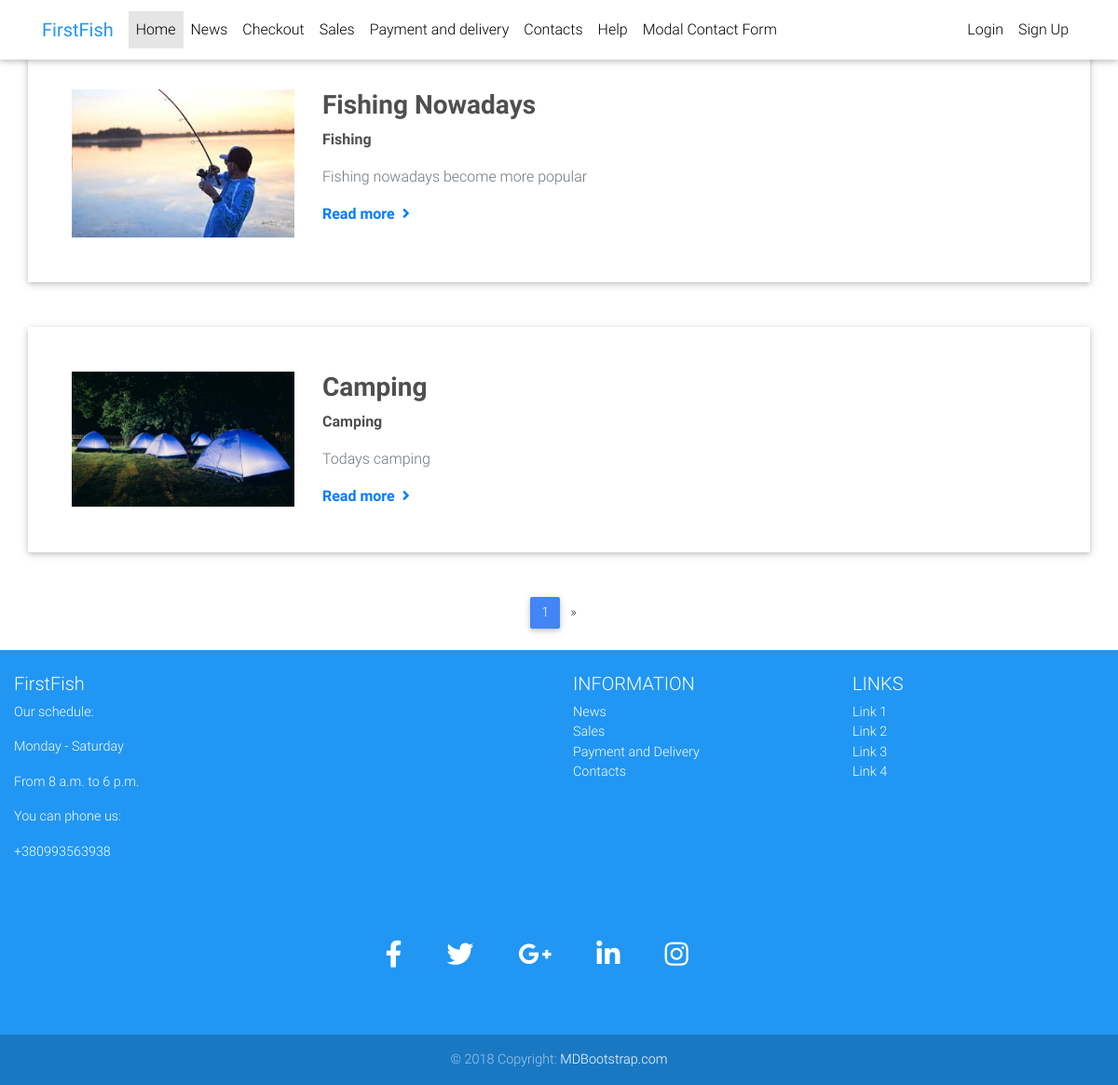
/news/all-newses/, run on the app's committed database.
### news/models.py (models this page shows, shortened)
class News(models.Model):
    id = models.UUIDField(primary_key=True, default=uuid.uuid4, editable=False)
    title = models.CharField(max_length=300, blank=False, null=False, verbose_name='Title', )
    content = models.TextField(blank=False, verbose_name="Main Content")
    published = models.DateTimeField(auto_now_add=True)
    image = models.ImageField(upload_to='media/news/', default='null')
    rubric = models.ForeignKey('Rubric', on_delete=models.CASCADE)
    class Meta:
        verbose_name = 'News'
        verbose_name_plural = 'Newses'
        ordering = ['published']

class Rubric(models.Model):
    name = models.CharField(max_length=200, db_index=True, verbose_name='Rubrics')
    class Meta:
        verbose_name = 'Rubric'
        verbose_name_plural = 'Rubrics'
        ordering = ['name']

### news/views.py (the view)
# urls.py: path('all-newses/', NewsView.as_view(), name='all_newses'),
class NewsView(ListView):
    model = News
    template_name = 'news/news_summary.html'
    paginate_by = 2

### news/templates/news/news_summary.html (shortened to what this page needs)
{% extends 'core/base.html' %}
{% block content %}
 {% for news in object_list %}
 <div class="container my-5 py-5 z-depth-1">
    <section class="px-md-3 mx-md-3 dark-grey-text text-center text-lg-left">
      <div class="row">
        <div class="col-lg-3 mb-4 mb-lg-0 d-flex align-items-center justify-content-center">
          <img src="{{ news.image.url }}" class="img-fluid" alt="This image is not available">
        </div>
        <div class="col-lg-6 mb-4 mb-lg-0">
          <h3 class="font-weight-bold">{{ news.title }}</h3>
          <p class="font-weight-bold">{{ news.rubric.name }}</p>
          <p class="text-muted">{{ news.content }}</p>
          <a class="font-weight-bold" href="{% url 'detail' pk=news.id %}" >Read more<i class="fas fa-angle-right ml-2"></i></a>
        </div>
      </div>
    </section>
  </div>
 {% endfor %}
      {% if is_paginated %}
      <nav class="d-flex justify-content-center wow fadeIn">
        <ul class="pagination pg-blue">
          <li class="page-item active">
            <a class="page-link" href="?page={{ page_obj.number }}">{{ page_obj.number }}
            </a>
          {% if page_obj.has_next %}
          <li class="page-item">
            <a class="page-link" href="?page={{ page_obj.next_page_number }}" aria-label="Next">
              <span aria-hidden="true">&raquo;</span>
            </a>
          </li>
          {% endif %}
        </ul>
      </nav>
      {% endif %}
{% endblock %}

### core/templates/core/base.html (style rules this page uses)
html, body, header, .carousel { height: 60vh; }

### data on the page
News: image (picture), title "Fishing Nowadays", rubric.name "Fishing", content "Fishing nowadays become more popular"
News: image (picture), title "Camping", rubric.name "Camping", content "Todays camping"

### other printed values
{{ page_obj.number }} "1"
